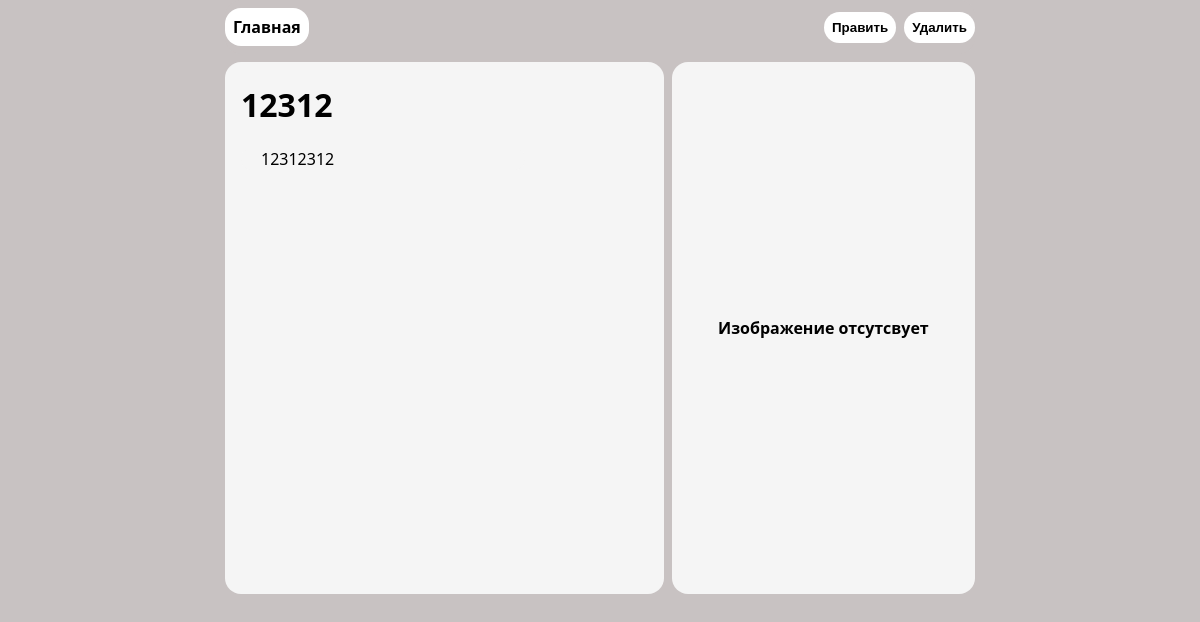
The app's page /article/12312, older data.
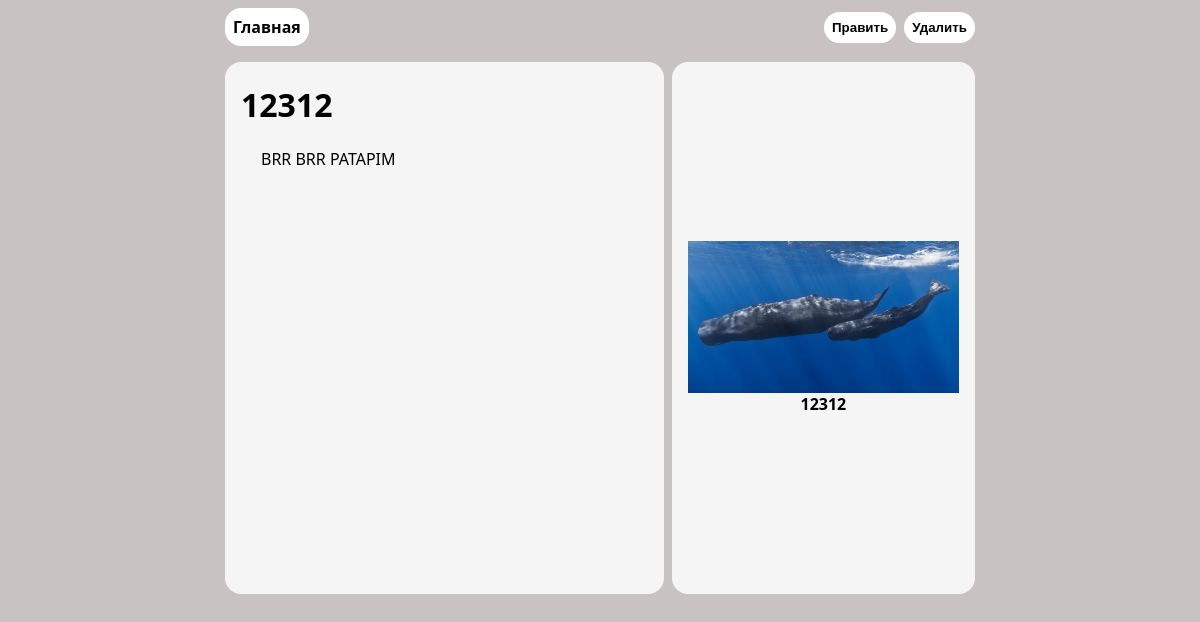
The same page, newer data.
### tables this page shows
CREATE TABLE articles (
            id INTEGER PRIMARY KEY AUTOINCREMENT,
            title TEXT NOT NULL,
            content TEXT NOT NULL,
            filename TEXT
        );

### app.py (the view)
@app.route("/article/<title>")
def get_article(title):
    article = Database.find_article_by_title(title)
    if article is None:
        return "<h1>Такой статьи не существует!</h1>"
    return render_template(
        "article.html",
        article=article
        )

### database.py (called while the page is built)
    @staticmethod
    def fetchall(sql_code: str, params: tuple = ()):
        conn = sqlite3.connect(Database.db_path)
        cursor = conn.cursor()
        cursor.execute(sql_code, params)
        return cursor.fetchall()

    @staticmethod
    def find_article_by_title(title: str):
        articles = Database.fetchall(
            "SELECT * FROM articles WHERE title = ?", [title])
        if not articles:
            return None
        id, title, content, image = articles[0]
        return Article(title, content, image, id)

### templates/article.html (shortened to what this page needs)
<!DOCTYPE html>
<html lang="en">
<head>
    <link rel="stylesheet" href="{{ url_for('static', filename='css/style.css') }}">
    <link rel="stylesheet" href="{{ url_for('static', filename='css/article.css') }}">
</head>
<body>
    <div class="article">
        <div class="article_header">
            <div class="controls">
                <div class="left_controls">
                    <a class="btn controls_home_btn" href="{{ url_for('index') }}">
                        Главная
                    </a>
                </div>
                <div class="right_controls">
                    <form action="{{ url_for('update_article', id=article.id) }}" method="get">
                        <button type="submit" class="btn conrtols_edit_btn">Править</button>
                    </form>
                    <form action="{{ url_for('delete_article', id=article.id) }}" method="post">
                        <button
                            type="submit"
                            class="btn controls_delete_btn"
                            onclick="return confirm('Вы уверены, что хотите удалить статью?')"
                        >
                            Удалить
                        </button>
                    </form>
                </div>
            </div>
        </div>
        <div class="article_body">
            <div class="text_information">
                <div class="article_title">
                    <h1>{{ article.title }}</h1>
                </div>
                <div class="article_text">
                    {{ article.content }}
                </div>
            </div>
            <div class="article_image">
                {% if article.image %}
                    <img
                        src="{{ url_for('uploaded_photo', filename=article.image) }}"
                        alt="{{ article.title }}"
                    >
                    <div><b>{{ article.title }}</b></div>
                {% else %}
                    <div><b>Изображение отсутсвует</b></div>
                {% endif %}
            </div>
        </div>
    </div>
</body>
</html>

### static/css/style.css (style rules this page uses)
body { display: flex; justify-content: center; background-color: rgb(200, 194, 194); padding: 0; margin: 0; font-family: system-ui, -apple-system, BlinkMacSystemFont, 'Segoe UI', Roboto, Oxygen, Ubuntu, Cantarell, 'Open Sans', 'Helvetica Neue', sans-serif; }
.left_controls { width: 50%; display: flex; justify-content: start; align-items: center; }
.right_controls { width: 50%; display: flex; justify-content: end; align-items: center; }
.article { width: 1000px; border-radius: 10px; display: flex; }
.article_text { width: 65%; background-color: whitesmoke; margin-right: 10px; padding-left: 20px; border-radius: 10px; }
.article_image { width: 35%; display: flex; justify-content: center; align-items: center; flex-direction: column; background-color: whitesmoke; border-radius: 10px; }

### static/css/article.css (style rules this page uses)
.article { display: flex; flex-direction: column; align-items: center; }
.article_header { width: 75%; display: flex; justify-content: center; background-color: rgb(200, 194, 194); border-radius: 16px; margin-bottom: 8px; padding: 8px 0; }
.controls { width: 100%; display: flex; }
.left_controls { width: 50%; display: flex; justify-content: start; }
.right_controls { width: 50%; display: flex; justify-content: end; }
.btn { background-color: white; color: black; font-weight: bold; text-decoration: none; padding: 8px; border: none; border-radius: 16px; cursor: pointer; }
.conrtols_edit_btn { margin-right: 8px; }
.article_body { width: 75%; min-height: 500px; min-width: 300px; display: flex; justify-content: center; }
.text_information { padding: 0px 16px; margin-right: 8px; width: 60%; height: 100%; background-color: whitesmoke; border-radius: 16px; }
.article_image { padding: 16px; width: 40%; height: 500px; background-color: whitesmoke; border-radius: 16px; }
.article_image img { width: 100%; height: auto; max-height: 100%; object-fit: contain; }

Row changes from the older to the newer data that the page shows:
changed articles: content "12312312" → "BRR BRR PATAPIM"; filename: picture added; title (not shown) → "12312"; filename empty → "Mother_and_baby_sperm_whale.jpg" (drawn)
Text that changed along with them:
text no longer shown: "Изображение отсутсвует"
